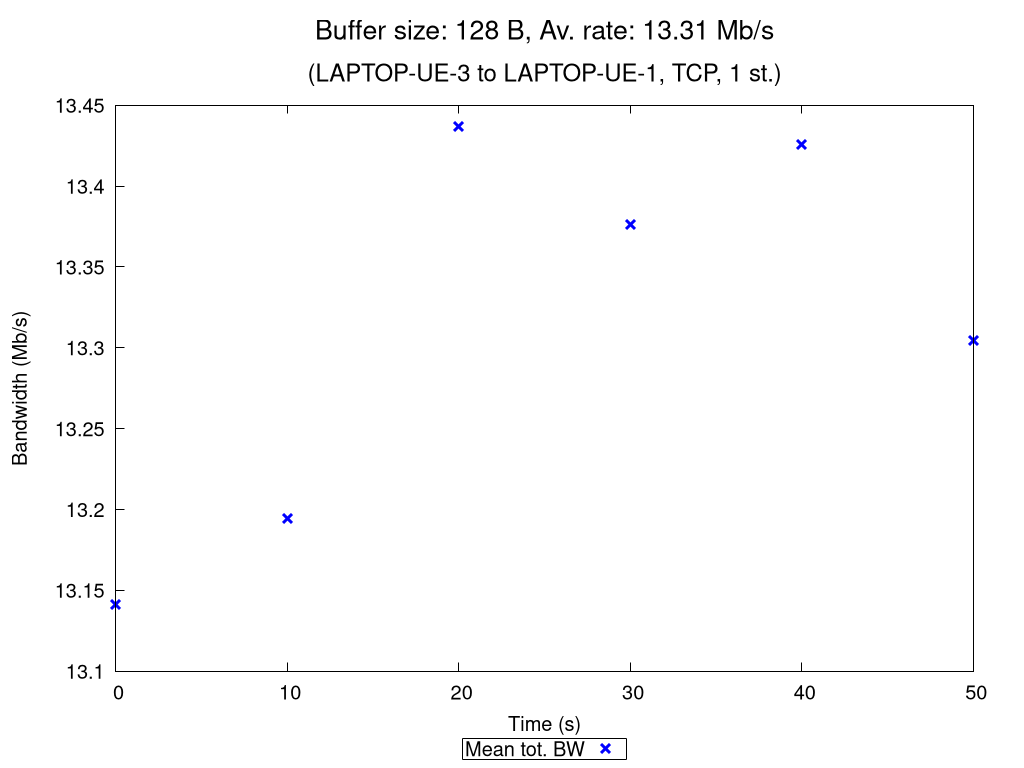

The gnuplot source for this figure:
set terminal pngcairo nocrop enhanced size 1024,768 font "Verdana,15"
set output "TCP_1_st_2020_10_06_16-04-51_two2one_00128B.png"

set title "{/=20 Buffer size: 128 B, Av. rate: 13.31 Mb/s}\n\n{/=18 (LAPTOP-UE-3 to LAPTOP-UE-1, TCP, 1 st.)}"

set xlabel "Time (s)"
set ylabel "Bandwidth (Mb/s)"
set ytics nomirror
set key bmargin center horizontal box samplen 1 width -1
set bmargin 4.6
set rmargin 4.5

rf = 1000000.0  # rate factor
set style fill transparent solid 0.2 noborder
set autoscale xfix
plot "TCP_1_st_2020_10_06_16-04-51_two2one_00128B_iperf_processed.dat" using 1:($2/rf-$3/rf):($2/rf+$3/rf) with filledcurves lc rgb "blue" notitle, \
     "" using 1:($2/rf) with points pt 2 ps 1.5 lw 3 lc rgb "blue" title "Mean tot. BW", \
